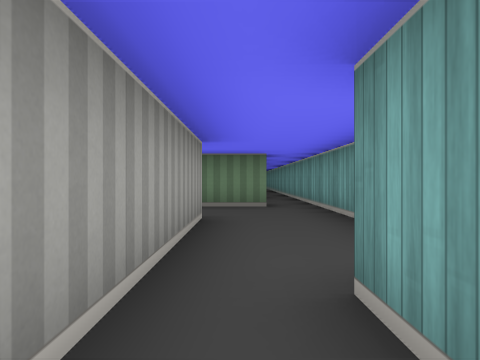
view 1 (above)

21 first-person views from a walk through a cub3D level. The camera is about half as high as the walls, looks level and sees 70° across. The floor is counted in squares. Each view is taken from the middle of a square. On the plan, view 1 faces up. The plan holds only what a view shows up to about 9 squares ahead; the rest is blank.

view 2
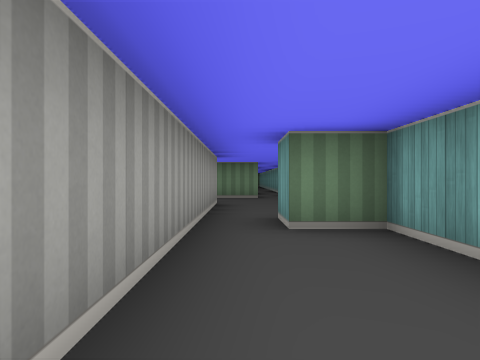

view 3
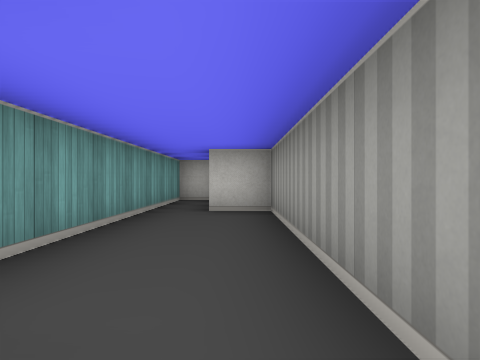

view 4
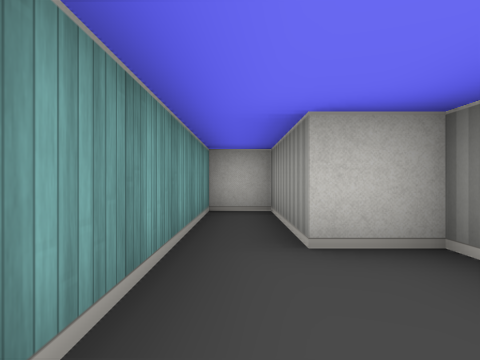

view 5
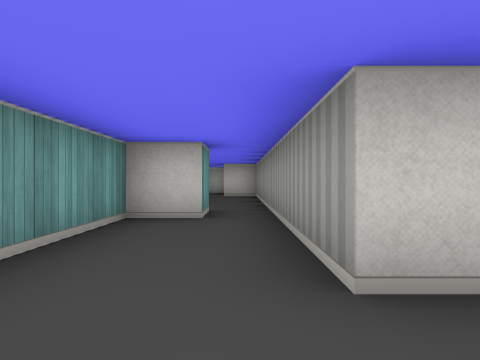

view 6
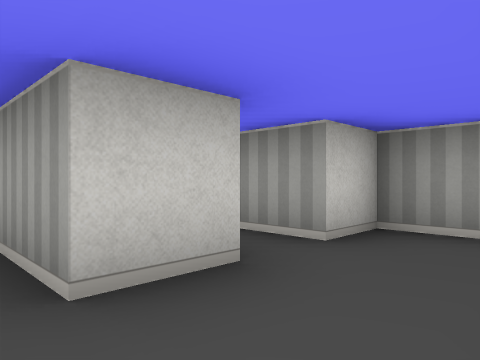

view 7
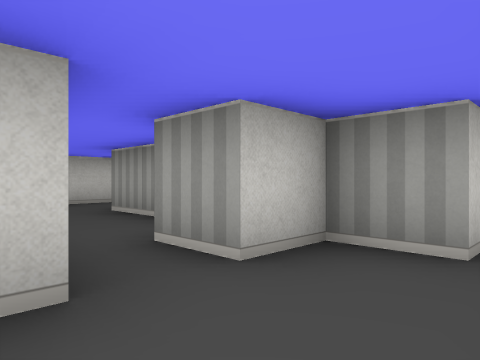

view 8
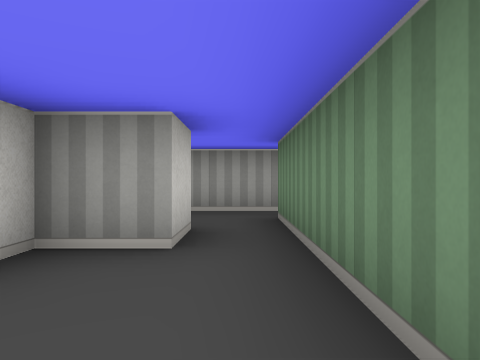

view 9
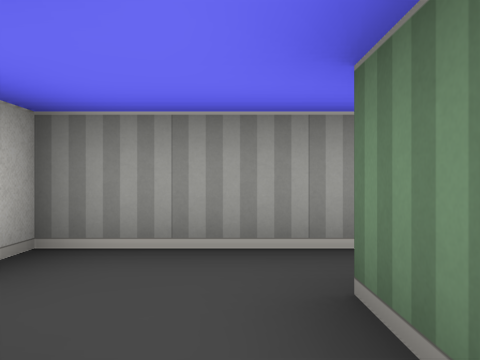

view 10
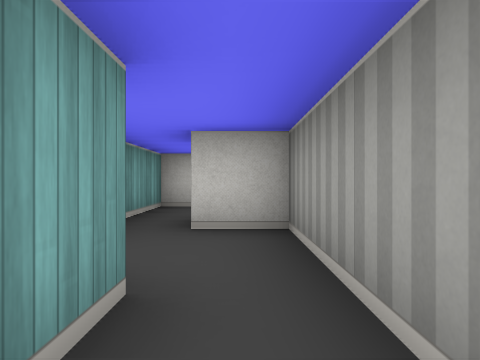

view 11
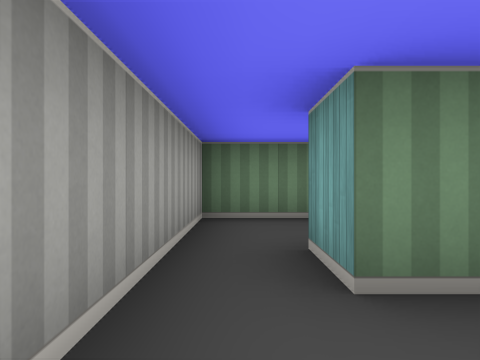

view 12
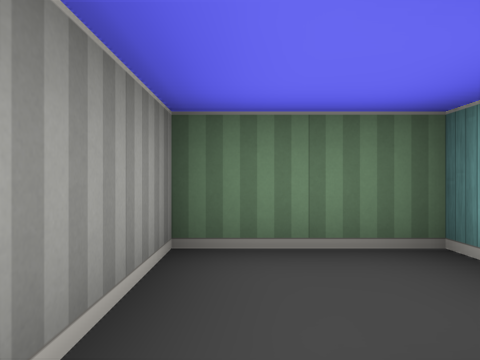

view 13
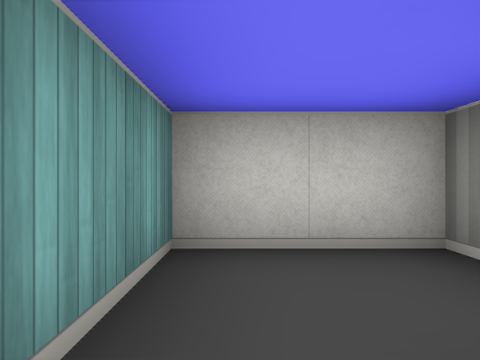

view 14
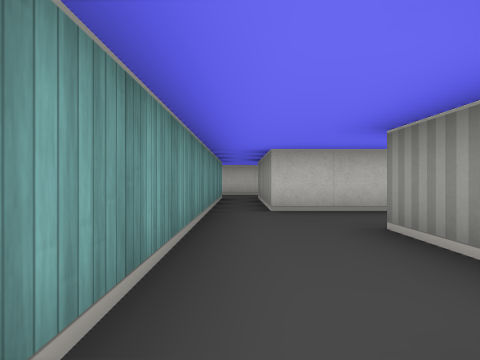

view 15
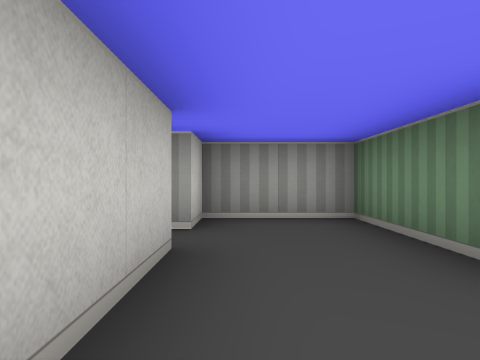

view 16
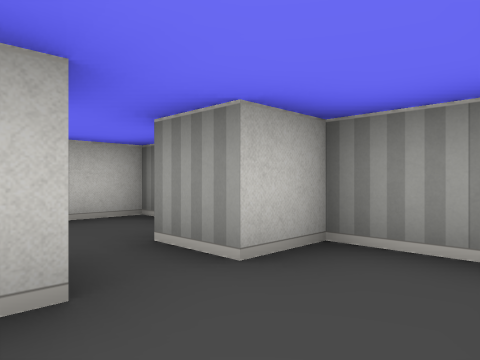

view 17
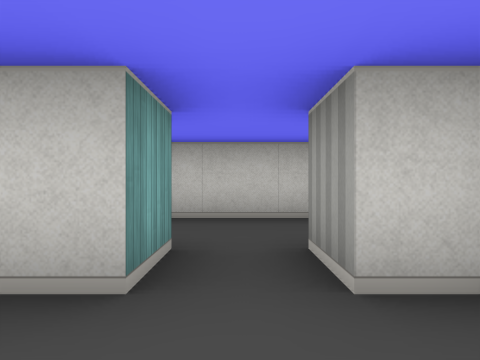

view 18
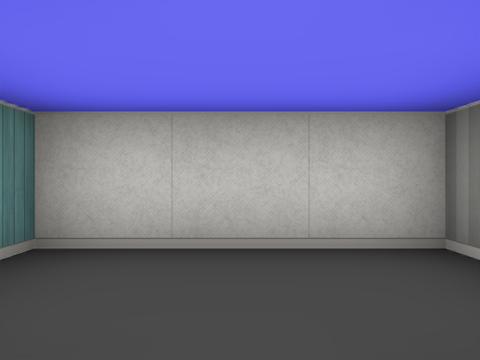

view 19
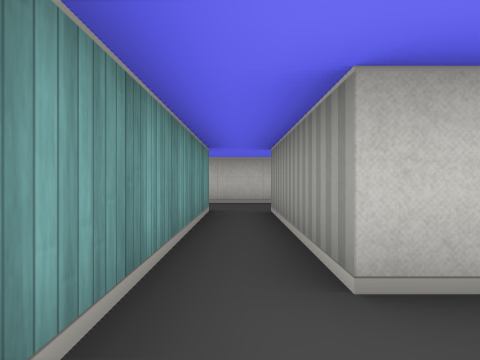

view 20
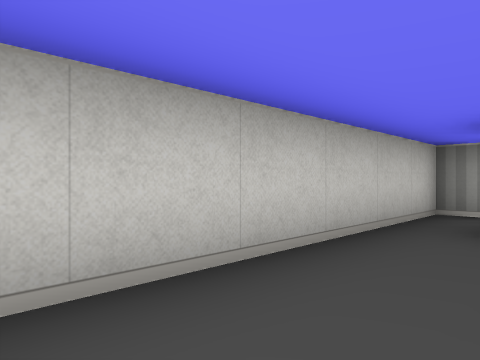

view 21
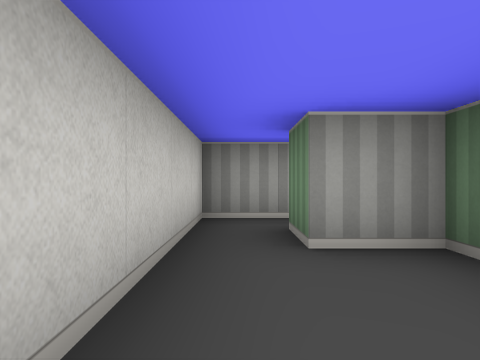

### Floor plan
Key: @ floor where view 1 was taken; # wall or solid block; . floor.
Columns run from 7 left of view 1 to 2 right of it. Each row starts with its distance up from view 1.
 10 ####
  9 #..#    .#
  8 #..#    .#
  7 #.######.#
  6 #........#
  5 #..#.....#
  4 ##.##.#..#
  3 #..#..#..#
  2 #..#..#..#
  1 ####..#.##
  0 #.....#@.#
 -1 #.....#..#
 -2 ##.##.#..#
 -3 #...#.#..#
 -4 #...#.#..#
 -5 #####.##.#
 -6 #.#....#.#
 -7 #......#.#
 -8 ##########

Where each view was taken, in squares from view 1:
view 1: 0 up, 0 right, facing up
view 2: 3 down, 0 right, facing up
view 3: 1 up, 0 right, facing down
view 4: 2 down, 1 right, facing down
view 5: 6 up, 0 right, facing down
view 6: 6 up, 0 right, facing down-left
view 7: 6 up, 1 left, facing down-left
view 8: 6 up, 1 left, facing left
view 9: 6 up, 4 left, facing left
view 10: 8 up, 6 left, facing down
view 11: 5 up, 6 left, facing up
view 12: 7 up, 6 left, facing up
view 13: 4 up, 5 left, facing down
view 14: 4 up, 2 left, facing down
view 15: 1 down, 2 left, facing left
view 16: 0 up, 4 left, facing down-left
view 17: 0 up, 5 left, facing down
view 18: 2 down, 5 left, facing down
view 19: 0 up, 2 left, facing down
view 20: 6 down, 1 left, facing down-left
view 21: 7 down, 2 left, facing left
